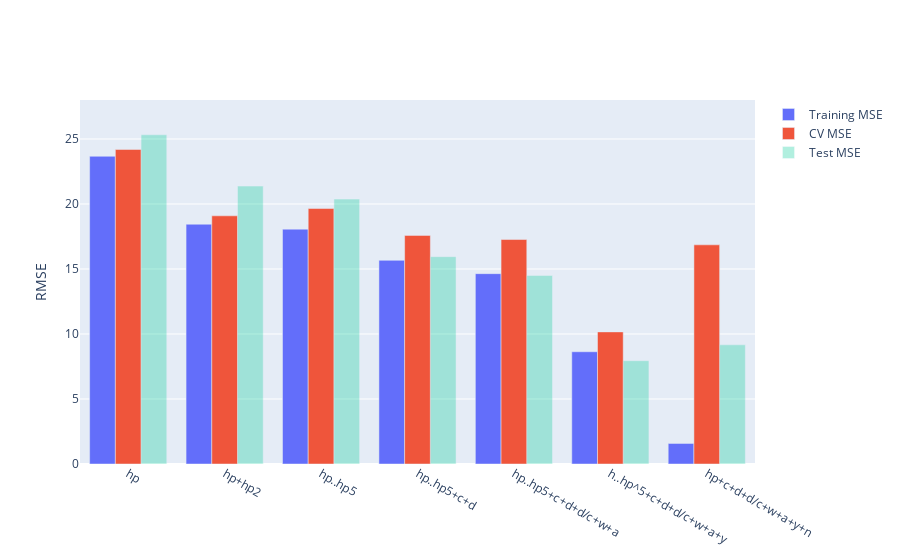

Notebook code for this chart:
### Code cell
fig = compare_models(models)
fig.update_yaxes(range=[0,28], title="RMSE")

### Figure 1 — Plotly figure (JSON) as saved in the notebook; plotly's stock layout.template omitted (floating-point values rounded to 4 significant figures)
{"data": [{"name": "Training MSE", "type": "bar", "x": ["hp", "hp+hp2", "hp..hp5", "hp..hp5+c+d", "hp..hp5+c+d+d/c+w+a", "h..hp^5+c+d+d/c+w+a+y", "hp+c+d+d/c+w+a+y+n"], "y": [23.67, 18.44, 18.06, 15.67, 14.64, 8.634, 1.58]}, {"name": "CV MSE", "type": "bar", "x": ["hp", "hp+hp2", "hp..hp5", "hp..hp5+c+d", "hp..hp5+c+d+d/c+w+a", "h..hp^5+c+d+d/c+w+a+y", "hp+c+d+d/c+w+a+y+n"], "y": [24.19, 19.09, 19.65, 17.59, 17.27, 10.16, 16.86]}, {"name": "Test MSE", "opacity": 0.3, "type": "bar", "x": ["hp", "hp+hp2", "hp..hp5", "hp..hp5+c+d", "hp..hp5+c+d+d/c+w+a", "h..hp^5+c+d+d/c+w+a+y", "hp+c+d+d/c+w+a+y+n"], "y": [25.32, 21.38, 20.38, 15.95, 14.5, 7.947, 9.169]}], "layout": {"autosize": true, "xaxis": {"autorange": true, "range": [-0.5, 6.5], "type": "category"}, "yaxis": {"range": [0, 28], "title": {"text": "RMSE"}, "type": "linear"}}}
